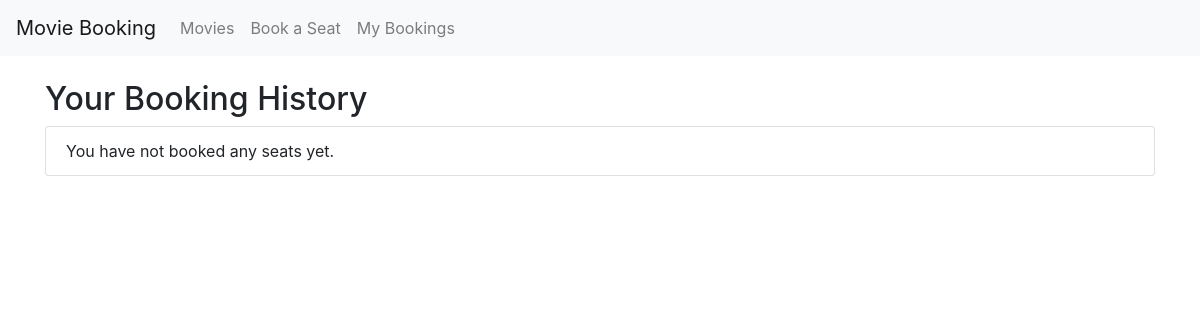
/booking-history/, run on an earlier commit of the app's database.
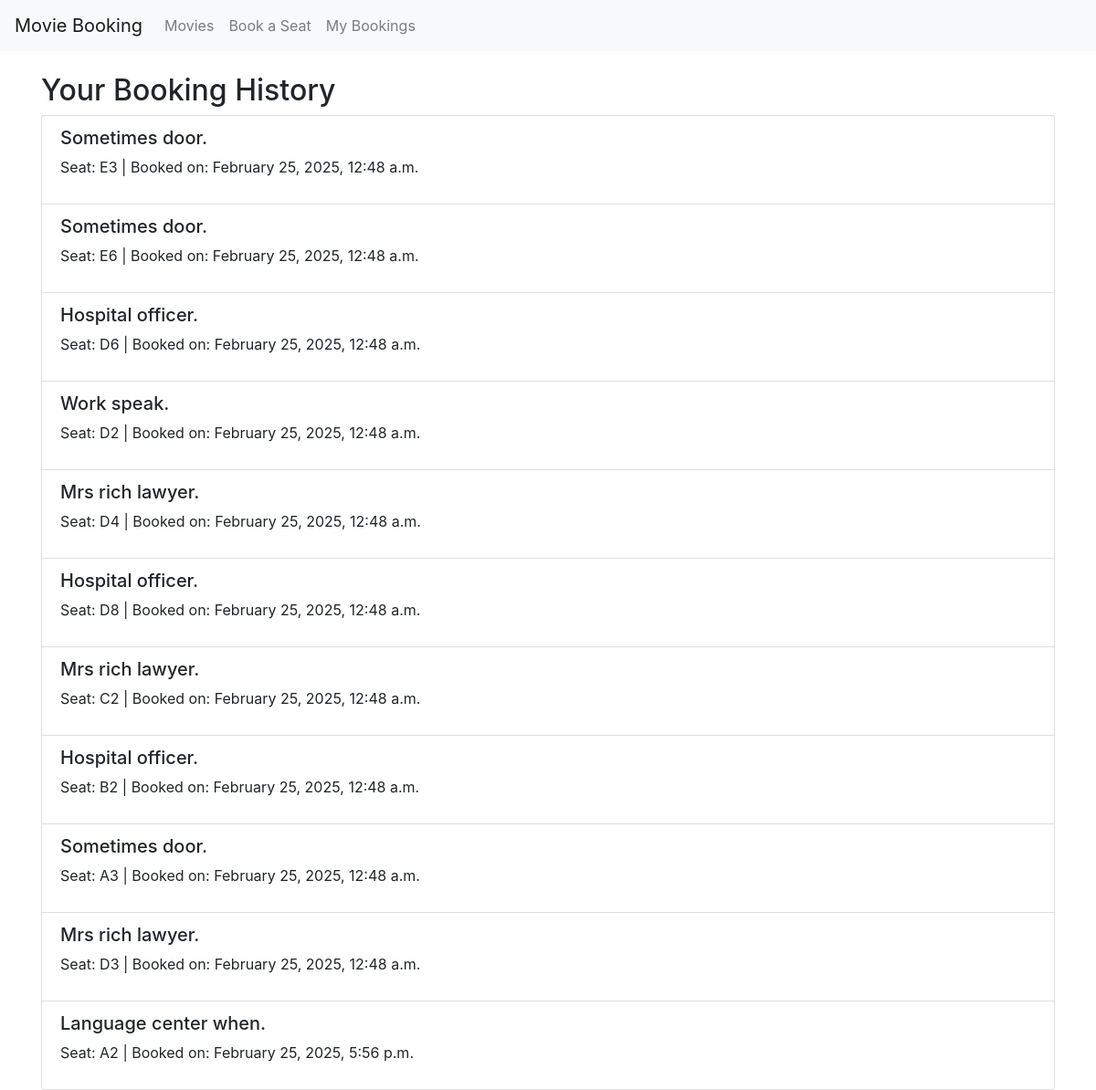
And on a later commit of the database.
### bookings/models.py (models this page shows, shortened)
class Booking(models.Model):
    movie = models.ForeignKey(Movie, on_delete= models.CASCADE)
    seat = models.ForeignKey(Seat, on_delete= models.CASCADE)
    user = models.ForeignKey(User, on_delete= models.CASCADE, null = True, blank = True)
    booking_date = models.DateTimeField(auto_now_add=True)

class Movie(models.Model):
    title = models.CharField(max_length=200)
    description = models.TextField()
    release_date = models.DateField()
    duration = models.DurationField()

class Seat(models.Model):
    seat_number = models.CharField(max_length=5)
    booking_status = models.BooleanField(default= False)

### bookings/views.py (the view)
# urls.py: path('booking-history/', booking_history, name='booking_history'),
def booking_history(request):
    bookings = Booking.objects.all()
    return render(request, 'booking/booking_history.html', {'bookings': bookings})

### bookings/templates/booking/booking_history.html (shortened to what this page needs)
{% extends 'booking/base.html' %}
{% block content %}
  <h2>Your Booking History</h2>
  <ul class="list-group">
    {% for booking in bookings %}
      <li class="list-group-item">
        <h5>{{ booking.movie.title }}</h5>
        <p>Seat: {{ booking.seat.seat_number }} | Booked on: {{ booking.booking_date|date:"F j, Y, g:i a" }}</p>
      </li>
    {% empty %}
      <li class="list-group-item">You have not booked any seats yet.</li>
    {% endfor %}
  </ul>
{% endblock %}

### bookings/templates/booking/base.html (shortened to what this page needs)
<!DOCTYPE html>
<html lang="en">
<head>
  <link
    rel="stylesheet"
    href="https://stackpath.bootstrapcdn.com/bootstrap/4.5.2/css/bootstrap.min.css"
  >
</head>
<body>
  <nav class="navbar navbar-expand-lg navbar-light bg-light">
    <a class="navbar-brand" href="#">Movie Booking</a>
    <div class="collapse navbar-collapse">
      <ul class="navbar-nav mr-auto">
        <li class="nav-item">
          <a class="nav-link" href="{% url 'movie_list' %}">Movies</a>
        </li>
        <li class="nav-item">
          <a class="nav-link" href="{% url 'seat_booking' %}">Book a Seat</a>
        </li>
        <li class="nav-item">
          <a class="nav-link" href="{% url 'booking_history' %}">My Bookings</a>
        </li>
      </ul>
    </div>
  </nav>
  <div class="container mt-4">
    {% block content %}
    {% endblock %}
  </div>
</body>
</html>

What changed in the data, as far as the page shows it:
added Booking: movie "Sometimes door.", seat.seat_number "E3", booking_date "February 25, 2025, 12:48 a.m."
added Booking: movie "Sometimes door.", seat.seat_number "E6", booking_date "February 25, 2025, 12:48 a.m."
added Booking: movie "Hospital officer.", seat.seat_number "D6", booking_date "February 25, 2025, 12:48 a.m."
added Booking: movie "Work speak.", seat.seat_number "D2", booking_date "February 25, 2025, 12:48 a.m."
added Booking: movie "Mrs rich lawyer.", seat.seat_number "D4", booking_date "February 25, 2025, 12:48 a.m."
added Booking: movie "Hospital officer.", seat.seat_number "D8", booking_date "February 25, 2025, 12:48 a.m."
added Booking: movie "Mrs rich lawyer.", seat.seat_number "C2", booking_date "February 25, 2025, 12:48 a.m."
added Booking: movie "Hospital officer.", seat.seat_number "B2", booking_date "February 25, 2025, 12:48 a.m."
added Booking: movie "Sometimes door.", seat.seat_number "A3", booking_date "February 25, 2025, 12:48 a.m."
added Booking: movie "Mrs rich lawyer.", seat.seat_number "D3", booking_date "February 25, 2025, 12:48 a.m."
added Booking: movie "Language center when.", seat.seat_number "A2", booking_date "February 25, 2025, 5:56 p.m."
Also different on the page:
text no longer shown: "You have not booked any seats yet."
